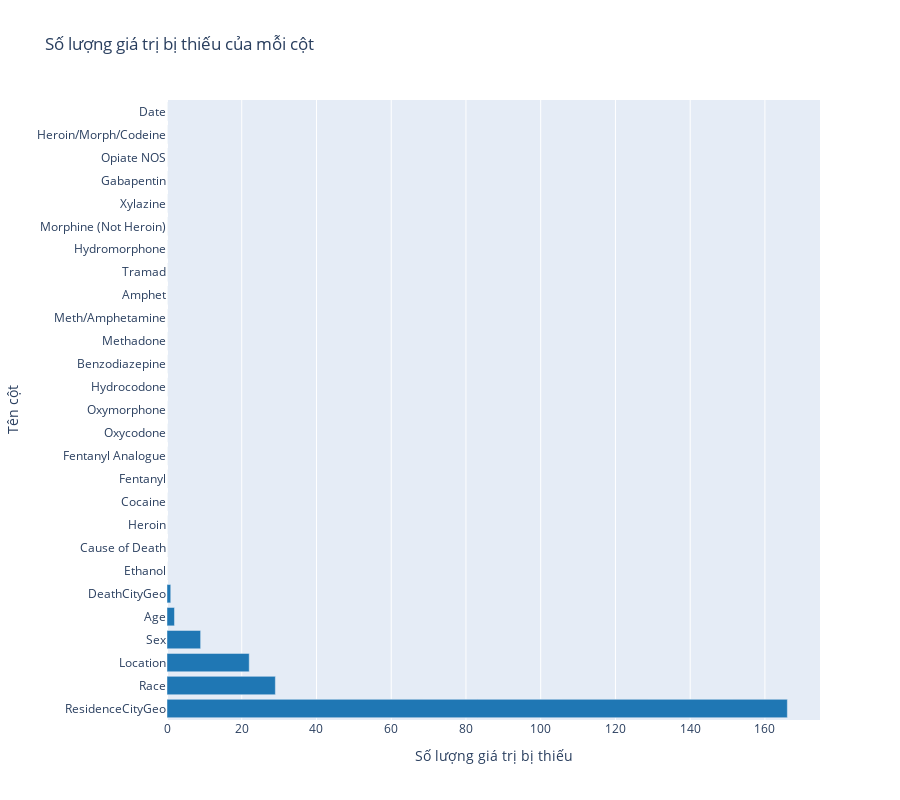

This figure's notebook cell:
### Markdown cell above
Firstly, let's examine the number of missing values in each column.

### Code cell
missing_values = DrugDeath_df.isnull().sum().sort_values(ascending=True)

fig = go.Figure(data=[go.Bar(
    y=missing_values.index,
    x=missing_values.values,
    orientation='h',
    marker_color='#1f77b4'
)])

fig.update_layout(
    title_text='Số lượng giá trị bị thiếu của mỗi cột',
    xaxis_title='Số lượng giá trị bị thiếu',
    yaxis_title='Tên cột',
    yaxis={'autorange': 'reversed'},
    height=800
)

fig.show()

### Figure 1 — Plotly figure (JSON) as saved in the notebook; plotly's stock layout.template omitted (floating-point values rounded to 4 significant figures)
{"data": [{"marker": {"color": "#1f77b4"}, "orientation": "h", "type": "bar", "x": [0, 0, 0, 0, 0, 0, 0, 0, 0, 0, 0, 0, 0, 0, 0, 0, 0, 0, 0, 0, 0, 1, 2, 9, 22, 29, 166], "y": ["Date", "Heroin/Morph/Codeine", "Opiate NOS", "Gabapentin", "Xylazine", "Morphine (Not Heroin)", "Hydromorphone", "Tramad", "Amphet", "Meth/Amphetamine", "Methadone", "Benzodiazepine", "Hydrocodone", "Oxymorphone", "Oxycodone", "Fentanyl Analogue", "Fentanyl", "Cocaine", "Heroin", "Cause of Death", "Ethanol", "DeathCityGeo", "Age", "Sex", "Location", "Race", "ResidenceCityGeo"]}], "layout": {"height": 800, "title": {"text": "Số lượng giá trị bị thiếu của mỗi cột"}, "xaxis": {"title": {"text": "Số lượng giá trị bị thiếu"}}, "yaxis": {"autorange": "reversed", "title": {"text": "Tên cột"}}}}
